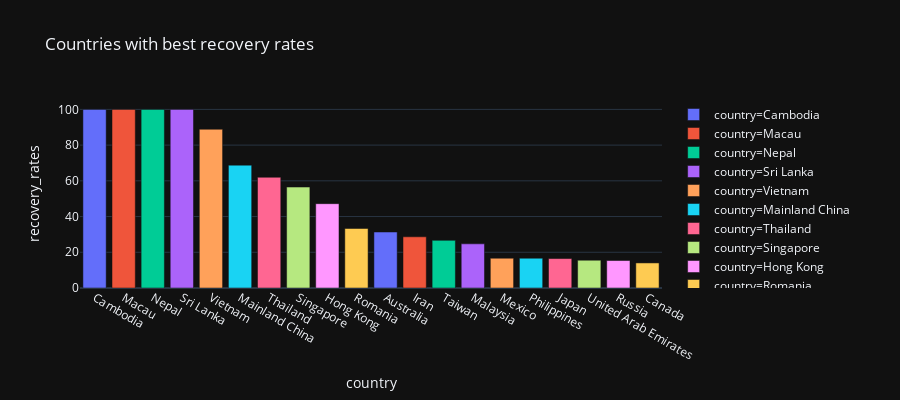

The cell this chart's notebook holds for it:
### Code cell
fig = px.bar(data.sort_values('recovery_rates',ascending=False).head(20), x='country', y='recovery_rates',
             hover_data=['country','recovery_rates'], color='country',
             labels={'pop':'Confirmed Cases'}, height=400,title='Countries with best recovery rates')
fig.update_layout(template='plotly_dark')
fig.show()

### Figure 1 — Plotly figure (JSON) as saved in the notebook; plotly's stock layout.template omitted (floating-point values rounded to 4 significant figures)
{"data": [{"alignmentgroup": "True", "customdata": [["Cambodia", 100]], "hoverlabel": {"namelength": 0}, "hovertemplate": "country=%{customdata[0]}<br>recovery_rates=%{customdata[1]}", "legendgroup": "country=Cambodia", "marker": {"color": "#636efa"}, "name": "country=Cambodia", "offsetgroup": "country=Cambodia", "orientation": "v", "showlegend": true, "textposition": "auto", "type": "bar", "x": ["Cambodia"], "xaxis": "x", "y": [100], "yaxis": "y"}, {"alignmentgroup": "True", "customdata": [["Macau", 100]], "hoverlabel": {"namelength": 0}, "hovertemplate": "country=%{customdata[0]}<br>recovery_rates=%{customdata[1]}", "legendgroup": "country=Macau", "marker": {"color": "#EF553B"}, "name": "country=Macau", "offsetgroup": "country=Macau", "orientation": "v", "showlegend": true, "textposition": "auto", "type": "bar", "x": ["Macau"], "xaxis": "x", "y": [100], "yaxis": "y"}, {"alignmentgroup": "True", "customdata": [["Nepal", 100]], "hoverlabel": {"namelength": 0}, "hovertemplate": "country=%{customdata[0]}<br>recovery_rates=%{customdata[1]}", "legendgroup": "country=Nepal", "marker": {"color": "#00cc96"}, "name": "country=Nepal", "offsetgroup": "country=Nepal", "orientation": "v", "showlegend": true, "textposition": "auto", "type": "bar", "x": ["Nepal"], "xaxis": "x", "y": [100], "yaxis": "y"}, {"alignmentgroup": "True", "customdata": [["Sri Lanka", 100]], "hoverlabel": {"namelength": 0}, "hovertemplate": "country=%{customdata[0]}<br>recovery_rates=%{customdata[1]}", "legendgroup": "country=Sri Lanka", "marker": {"color": "#ab63fa"}, "name": "country=Sri Lanka", "offsetgroup": "country=Sri Lanka", "orientation": "v", "showlegend": true, "textposition": "auto", "type": "bar", "x": ["Sri Lanka"], "xaxis": "x", "y": [100], "yaxis": "y"}, {"alignmentgroup": "True", "customdata": [["Vietnam", 88.89]], "hoverlabel": {"namelength": 0}, "hovertemplate": "country=%{customdata[0]}<br>recovery_rates=%{customdata[1]}", "legendgroup": "country=Vietnam", "marker": {"color": "#FFA15A"}, "name": "country=Vietnam", "offsetgroup": "country=Vietnam", "orientation": "v", "showlegend": true, "textposition": "auto", "type": "bar", "x": ["Vietnam"], "xaxis": "x", "y": [88.89], "yaxis": "y"}, {"alignmentgroup": "True", "customdata": [["Mainland China", 68.79]], "hoverlabel": {"namelength": 0}, "hovertemplate": "country=%{customdata[0]}<br>recovery_rates=%{customdata[1]}", "legendgroup": "country=Mainland China", "marker": {"color": "#19d3f3"}, "name": "country=Mainland China", "offsetgroup": "country=Mainland China", "orientation": "v", "showlegend": true, "textposition": "auto", "type": "bar", "x": ["Mainland China"], "xaxis": "x", "y": [68.79], "yaxis": "y"}, {"alignmentgroup": "True", "customdata": [["Thailand", 62]], "hoverlabel": {"namelength": 0}, "hovertemplate": "country=%{customdata[0]}<br>recovery_rates=%{customdata[1]}", "legendgroup": "country=Thailand", "marker": {"color": "#FF6692"}, "name": "country=Thailand", "offsetgroup": "country=Thailand", "orientation": "v", "showlegend": true, "textposition": "auto", "type": "bar", "x": ["Thailand"], "xaxis": "x", "y": [62], "yaxis": "y"}, {"alignmentgroup": "True", "customdata": [["Singapore", 56.52]], "hoverlabel": {"namelength": 0}, "hovertemplate": "country=%{customdata[0]}<br>recovery_rates=%{customdata[1]}", "legendgroup": "country=Singapore", "marker": {"color": "#B6E880"}, "name": "country=Singapore", "offsetgroup": "country=Singapore", "orientation": "v", "showlegend": true, "textposition": "auto", "type": "bar", "x": ["Singapore"], "xaxis": "x", "y": [56.52], "yaxis": "y"}, {"alignmentgroup": "True", "customdata": [["Hong Kong", 47.22]], "hoverlabel": {"namelength": 0}, "hovertemplate": "country=%{customdata[0]}<br>recovery_rates=%{customdata[1]}", "legendgroup": "country=Hong Kong", "marker": {"color": "#FF97FF"}, "name": "country=Hong Kong", "offsetgroup": "country=Hong Kong", "orientation": "v", "showlegend": true, "textposition": "auto", "type": "bar", "x": ["Hong Kong"], "xaxis": "x", "y": [47.22], "yaxis": "y"}, {"alignmentgroup": "True", "customdata": [["Romania", 33.33]], "hoverlabel": {"namelength": 0}, "hovertemplate": "country=%{customdata[0]}<br>recovery_rates=%{customdata[1]}", "legendgroup": "country=Romania", "marker": {"color": "#FECB52"}, "name": "country=Romania", "offsetgroup": "country=Romania", "orientation": "v", "showlegend": true, "textposition": "auto", "type": "bar", "x": ["Romania"], "xaxis": "x", "y": [33.33], "yaxis": "y"}, {"alignmentgroup": "True", "customdata": [["Australia", 31.34]], "hoverlabel": {"namelength": 0}, "hovertemplate": "country=%{customdata[0]}<br>recovery_rates=%{customdata[1]}", "legendgroup": "country=Australia", "marker": {"color": "#636efa"}, "name": "country=Australia", "offsetgroup": "country=Australia", "orientation": "v", "showlegend": true, "textposition": "auto", "type": "bar", "x": ["Australia"], "xaxis": "x", "y": [31.34], "yaxis": "y"}, {"alignmentgroup": "True", "customdata": [["Iran", 28.66]], "hoverlabel": {"namelength": 0}, "hovertemplate": "country=%{customdata[0]}<br>recovery_rates=%{customdata[1]}", "legendgroup": "country=Iran", "marker": {"color": "#EF553B"}, "name": "country=Iran", "offsetgroup": "country=Iran", "orientation": "v", "showlegend": true, "textposition": "auto", "type": "bar", "x": ["Iran"], "xaxis": "x", "y": [28.66], "yaxis": "y"}, {"alignmentgroup": "True", "customdata": [["Taiwan", 26.67]], "hoverlabel": {"namelength": 0}, "hovertemplate": "country=%{customdata[0]}<br>recovery_rates=%{customdata[1]}", "legendgroup": "country=Taiwan", "marker": {"color": "#00cc96"}, "name": "country=Taiwan", "offsetgroup": "country=Taiwan", "orientation": "v", "showlegend": true, "textposition": "auto", "type": "bar", "x": ["Taiwan"], "xaxis": "x", "y": [26.67], "yaxis": "y"}, {"alignmentgroup": "True", "customdata": [["Malaysia", 24.73]], "hoverlabel": {"namelength": 0}, "hovertemplate": "country=%{customdata[0]}<br>recovery_rates=%{customdata[1]}", "legendgroup": "country=Malaysia", "marker": {"color": "#ab63fa"}, "name": "country=Malaysia", "offsetgroup": "country=Malaysia", "orientation": "v", "showlegend": true, "textposition": "auto", "type": "bar", "x": ["Malaysia"], "xaxis": "x", "y": [24.73], "yaxis": "y"}, {"alignmentgroup": "True", "customdata": [["Mexico", 16.67]], "hoverlabel": {"namelength": 0}, "hovertemplate": "country=%{customdata[0]}<br>recovery_rates=%{customdata[1]}", "legendgroup": "country=Mexico", "marker": {"color": "#FFA15A"}, "name": "country=Mexico", "offsetgroup": "country=Mexico", "orientation": "v", "showlegend": true, "textposition": "auto", "type": "bar", "x": ["Mexico"], "xaxis": "x", "y": [16.67], "yaxis": "y"}, {"alignmentgroup": "True", "customdata": [["Philippines", 16.67]], "hoverlabel": {"namelength": 0}, "hovertemplate": "country=%{customdata[0]}<br>recovery_rates=%{customdata[1]}", "legendgroup": "country=Philippines", "marker": {"color": "#19d3f3"}, "name": "country=Philippines", "offsetgroup": "country=Philippines", "orientation": "v", "showlegend": true, "textposition": "auto", "type": "bar", "x": ["Philippines"], "xaxis": "x", "y": [16.67], "yaxis": "y"}, {"alignmentgroup": "True", "customdata": [["Japan", 16.49]], "hoverlabel": {"namelength": 0}, "hovertemplate": "country=%{customdata[0]}<br>recovery_rates=%{customdata[1]}", "legendgroup": "country=Japan", "marker": {"color": "#FF6692"}, "name": "country=Japan", "offsetgroup": "country=Japan", "orientation": "v", "showlegend": true, "textposition": "auto", "type": "bar", "x": ["Japan"], "xaxis": "x", "y": [16.49], "yaxis": "y"}, {"alignmentgroup": "True", "customdata": [["United Arab Emirates", 15.56]], "hoverlabel": {"namelength": 0}, "hovertemplate": "country=%{customdata[0]}<br>recovery_rates=%{customdata[1]}", "legendgroup": "country=United Arab Emirates", "marker": {"color": "#B6E880"}, "name": "country=United Arab Emirates", "offsetgroup": "country=United Arab Emirates", "orientation": "v", "showlegend": true, "textposition": "auto", "type": "bar", "x": ["United Arab Emirates"], "xaxis": "x", "y": [15.56], "yaxis": "y"}, {"alignmentgroup": "True", "customdata": [["Russia", 15.38]], "hoverlabel": {"namelength": 0}, "hovertemplate": "country=%{customdata[0]}<br>recovery_rates=%{customdata[1]}", "legendgroup": "country=Russia", "marker": {"color": "#FF97FF"}, "name": "country=Russia", "offsetgroup": "country=Russia", "orientation": "v", "showlegend": true, "textposition": "auto", "type": "bar", "x": ["Russia"], "xaxis": "x", "y": [15.38], "yaxis": "y"}, {"alignmentgroup": "True", "customdata": [["Canada", 14.04]], "hoverlabel": {"namelength": 0}, "hovertemplate": "country=%{customdata[0]}<br>recovery_rates=%{customdata[1]}", "legendgroup": "country=Canada", "marker": {"color": "#FECB52"}, "name": "country=Canada", "offsetgroup": "country=Canada", "orientation": "v", "showlegend": true, "textposition": "auto", "type": "bar", "x": ["Canada"], "xaxis": "x", "y": [14.04], "yaxis": "y"}], "layout": {"barmode": "relative", "height": 400, "legend": {"tracegroupgap": 0}, "title": {"text": "Countries with best recovery rates"}, "xaxis": {"anchor": "y", "categoryarray": ["Cambodia", "Macau", "Nepal", "Sri Lanka", "Vietnam", "Mainland China", "Thailand", "Singapore", "Hong Kong", "Romania", "Australia", "Iran", "Taiwan", "Malaysia", "Mexico", "Philippines", "Japan", "United Arab Emirates", "Russia", "Canada"], "categoryorder": "array", "domain": [0, 1], "title": {"text": "country"}}, "yaxis": {"anchor": "x", "domain": [0, 1], "title": {"text": "recovery_rates"}}}}
